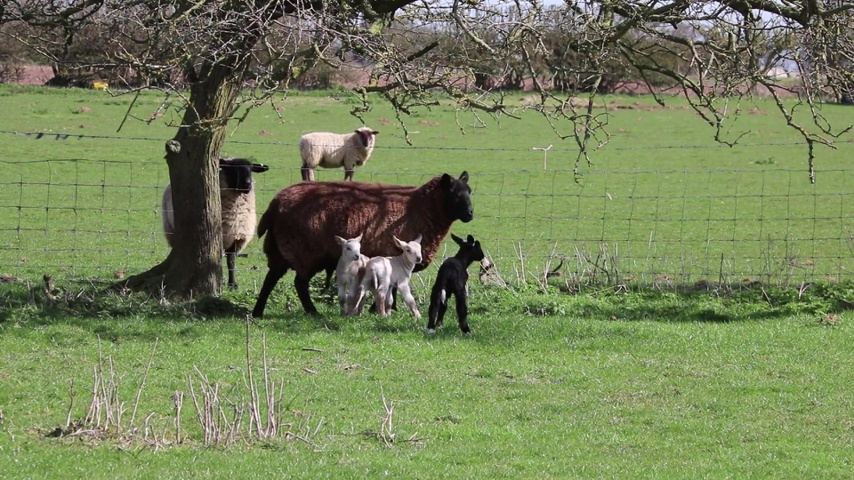
#> input picture sheep.jpg, 854 x 480 px
$ python img_mask.py
#> lines starting #> are read from the running program, lines starting #| are printed output that depends on the picture
import cv2 as cv
import numpy as np


sheep = cv.imread("./../sheep.jpg")
#> sheep is the input picture: shape (480, 854, 3); mean B, G, R 88.8, 130.1, 117.4
ground_sheep = cv.imread("./../sheep.png")
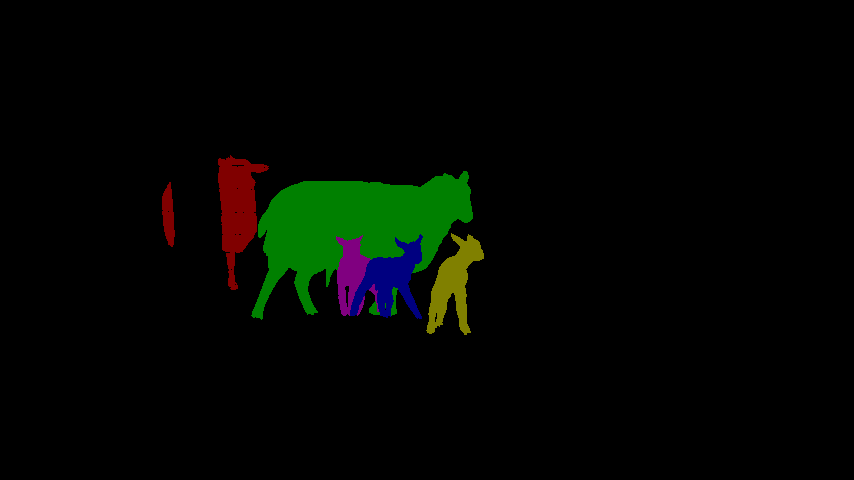
#> input picture sheep.png, 854 x 480 px
#> ground_sheep is the input picture: shape (480, 854, 3); mean B, G, R 1.4, 5.9, 2.6
e1 = cv.getTickCount()
result = cv.addWeighted(src1=sheep ,alpha=0.9,src2=ground_sheep,beta=1, gamma=0,dtype=-1)
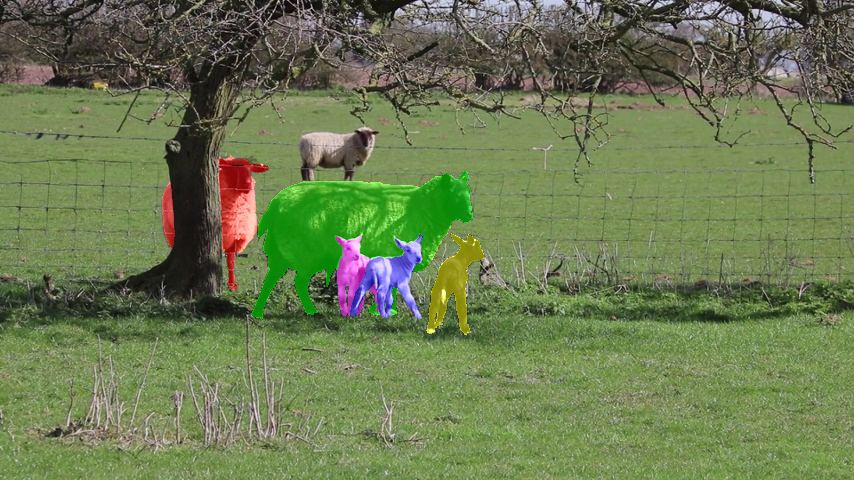
#> result: shape (480, 854, 3); mean B, G, R 81.2, 123, 108.1
# result = cv.bitwise_xor(src1=sheep,src2=ground_sheep,)
cv.imwrite("./../sheepmask.jpg" ,result)
cv.imshow("result",result)
cv.imshow("src1",sheep)
cv.imshow("groundtruth",ground_sheep)
e2 = cv.getTickCount()
time = ((e2-e1)/cv.getTickFrequency())
print(time)
cv.waitKey(0)
cv.destroyAllWindows()
